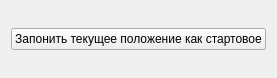
<?xml version="1.0" encoding="UTF-8"?>
<ui version="4.0">
 <class>AdditionalControlW</class>
 <widget class="QWidget" name="AdditionalControlW">
  <property name="geometry">
   <rect>
    <x>0</x>
    <y>0</y>
    <width>258</width>
    <height>78</height>
   </rect>
  </property>
  <property name="windowTitle">
   <string>Form</string>
  </property>
  <layout class="QGridLayout" name="gridLayout">
   <item row="0" column="0">
    <widget class="QPushButton" name="pushButton">
     <property name="text">
      <string>Запонить текущее положение как стартовое</string>
     </property>
    </widget>
   </item>
  </layout>
 </widget>
 <resources/>
 <connections/>
</ui>
